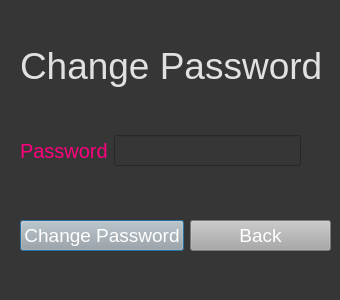
<?xml version="1.0" encoding="UTF-8"?>
<ui version="4.0">
 <class>Dialog</class>
 <widget class="QDialog" name="Dialog">
  <property name="geometry">
   <rect>
    <x>0</x>
    <y>0</y>
    <width>340</width>
    <height>300</height>
   </rect>
  </property>
  <property name="windowTitle">
   <string>Change Password</string>
  </property>
  <property name="styleSheet">
   <string notr="true">background-color: rgb(54, 54, 54);</string>
  </property>
  <widget class="QLabel" name="label">
   <property name="geometry">
    <rect>
     <x>20</x>
     <y>30</y>
     <width>300</width>
     <height>71</height>
    </rect>
   </property>
   <property name="styleSheet">
    <string notr="true">color:rgb(225, 225, 225); font-size:28pt;</string>
   </property>
   <property name="text">
    <string>Change Password</string>
   </property>
  </widget>
  <widget class="QWidget" name="horizontalLayoutWidget">
   <property name="geometry">
    <rect>
     <x>20</x>
     <y>130</y>
     <width>281</width>
     <height>41</height>
    </rect>
   </property>
   <layout class="QHBoxLayout" name="horizontalLayout">
    <item>
     <widget class="QLabel" name="label_3">
      <property name="styleSheet">
       <string notr="true">font-size:15pt; color:rgb(255, 0, 127)</string>
      </property>
      <property name="text">
       <string>Password</string>
      </property>
     </widget>
    </item>
    <item>
     <widget class="QLineEdit" name="password">
      <property name="styleSheet">
       <string notr="true">font-size:14pt; color:rgb(243, 243, 243)</string>
      </property>
      <property name="text">
       <string/>
      </property>
     </widget>
    </item>
   </layout>
  </widget>
  <widget class="QWidget" name="horizontalLayoutWidget_2">
   <property name="geometry">
    <rect>
     <x>20</x>
     <y>210</y>
     <width>311</width>
     <height>51</height>
    </rect>
   </property>
   <layout class="QHBoxLayout" name="horizontalLayout_2">
    <item>
     <widget class="QPushButton" name="changepassbutton">
      <property name="styleSheet">
       <string notr="true">background-color: rgb(167, 168, 167); font-size:14pt; color:rgb(255, 255, 255)</string>
      </property>
      <property name="text">
       <string>Change Password</string>
      </property>
     </widget>
    </item>
    <item>
     <widget class="QPushButton" name="backbutton">
      <property name="styleSheet">
       <string notr="true">background-color: rgb(167, 168, 167); font-size:14pt; color:rgb(255, 255, 255)</string>
      </property>
      <property name="text">
       <string>Back</string>
      </property>
     </widget>
    </item>
   </layout>
  </widget>
 </widget>
 <resources/>
 <connections/>
</ui>
